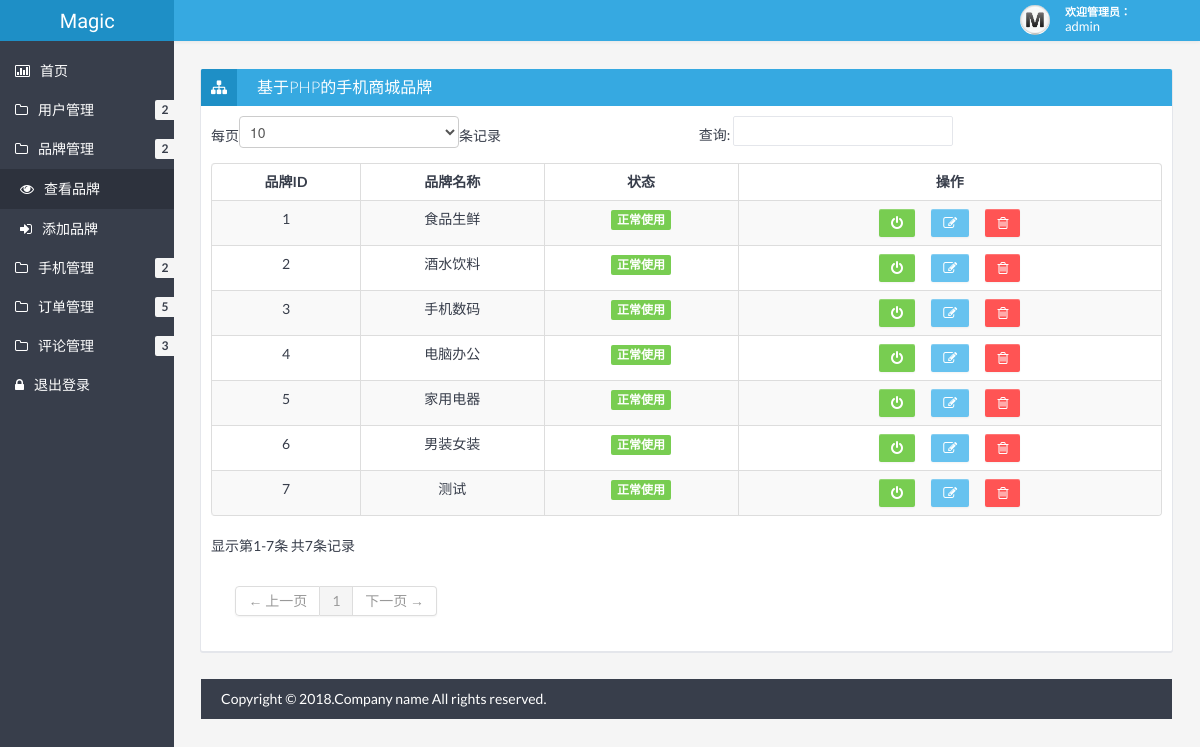
/admin/showCategory.php (signed in), run on an earlier commit of the app's database.
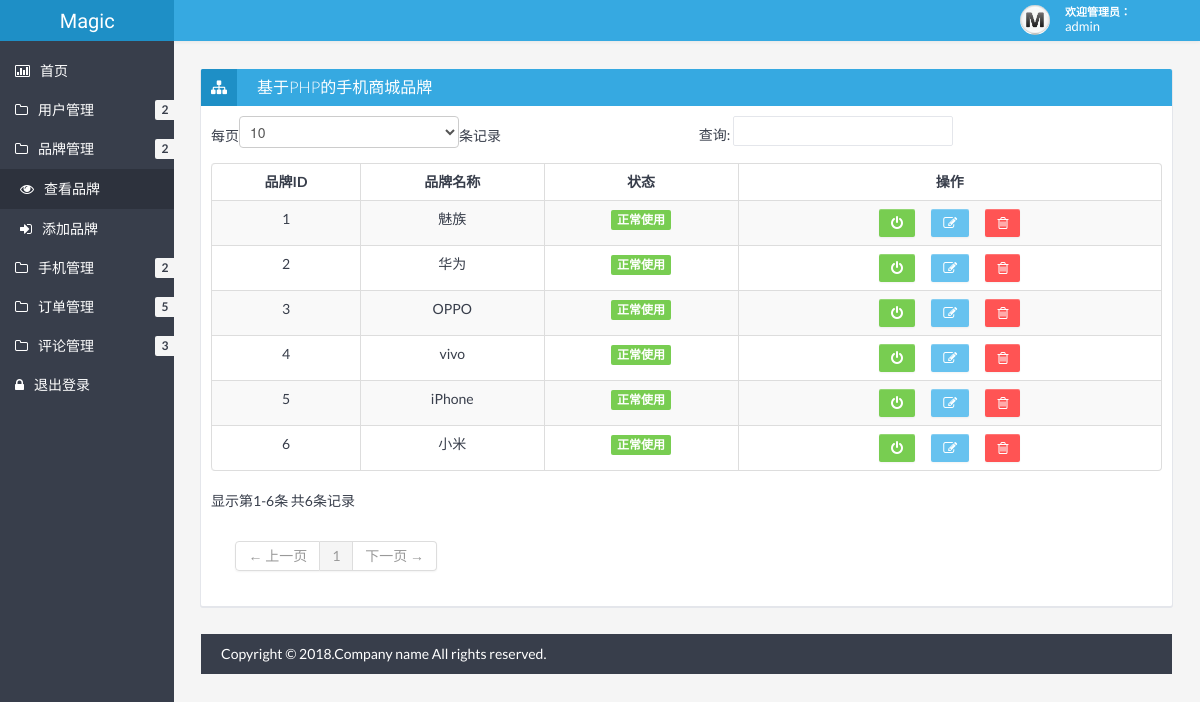
And on a later commit of the database.
### tables this page shows
CREATE TABLE `user` (
  `uid` int(11) NOT NULL AUTO_INCREMENT COMMENT '用户id',
  `uname` varchar(20) DEFAULT NULL COMMENT '用户名',
  `password` varchar(20) DEFAULT NULL COMMENT '密码',
  `phone` varchar(13) DEFAULT NULL COMMENT '手机号',
  `email` varchar(30) DEFAULT NULL COMMENT '邮箱',
  `state` tinyint(4) DEFAULT '1' COMMENT '状态',
  `level` tinyint(4) DEFAULT '0' COMMENT '权限',
  PRIMARY KEY (`uid`)
);

CREATE TABLE `category` (
  `cid` int(11) NOT NULL COMMENT '分类id',
  `cname` varchar(20) NOT NULL COMMENT '分类名称',
  `state` tinyint(1) NOT NULL COMMENT '分类状态',
  PRIMARY KEY (`cid`)
);

### admin/checkLogin.php (called while the page is built, shortened)
<?php
	if(!isset($_SESSION["uid"])){
		echo '<script language="javascript">location.href="login.php"</script>';
	}else{
		$uid = $_SESSION['uid'];
    	$sql = 'select * from user where uid='.$uid;
    	$res = mysql_query($sql);
    	$row = mysql_fetch_array($res);
    	$username = $row['uname'];
	}
?>

### admin/showCategory.php (the view, shortened to what this page needs)
<?php
include "checkLogin.php";
    $sql = 'select * from category';
    $res = mysql_query($sql);
    ?>
    <!DOCTYPE html>
    <html lang="en">
    <head>
    	<link href="css/bootstrap.min.css" rel="stylesheet" />
    	<link href="css/bootstrap-responsive.min.css" rel="stylesheet" />
    	<link href="css/style.min.css" rel="stylesheet" />
    	<link href="css/style-responsive.min.css" rel="stylesheet" />
    	<link href="css/retina.css" rel="stylesheet" />
	<meta http-equiv="Content-Type" content="text/html; charset=utf-8" /></head>
	<body>
		<?php include "header.php" ?>
		<div class="container-fluid-full">
		<div class="row-fluid">
		<?php include "banner.php" ?>
		<div id="content" class="span10">
		<div class="row-fluid">
		<div class="box span12">
		<div class="box-header" data-original-title="">
		<h2><i class="icon-sitemap"></i><span class="break"></span>基于PHP的手机商城品牌</h2>
		</div>
		<div class="box-content">
		<table class="table table-striped table-bordered bootstrap-datatable datatable">
		<thead>
		<tr>
		<th style="text-align:center;">品牌ID</th>
		<th style="text-align:center;">品牌名称</th>
		<th style="text-align:center;">状态</th>
		<th style="text-align:center;">操作</th>
		</tr>
		</thead>
		<tbody>
		<?php
		while ($row = mysql_fetch_assoc($res) ){
			if($row['state']==0){
				$tip="label-important";
				$state="已禁用";
			}else{
				$tip="label-success";
				$state="正常使用";
			}
			echo '
			<tr>
			<td style="text-align:center;" class="center">'.$row['cid'].'</td>
			<td style="text-align:center;" class="center">'.$row['cname'].'</td>
			<td style="text-align:center;" class="center">
			<span class="label '.$tip.'">'.$state.'</span>
			</td>
			<td style="text-align:center;" class="center">
			<a class="btn btn-success" href="showCategory.php?method=changeState&state='.$row['state'].'&cid='.$row['cid'].'">
			<i class="icon-off "></i>
			</a>&nbsp;&nbsp;&nbsp;&nbsp;&nbsp;
			<a class="btn btn-info" href="editCategory.php?cid='.$row['cid'].'">
			<i class="icon-edit "></i>
			</a>&nbsp;&nbsp;&nbsp;&nbsp;&nbsp;
			<a class="btn btn-danger" href="showCategory.php?method=del&cid='.$row['cid'].'">
			<i class="icon-trash "></i>
			</a>
			</td>
			</tr>
			';
		}?>
	</tbody>
</table>
</div>
</div>
</div>
<?php include "footer.php" ?>
</div>
</body>
</html>

### admin/header.php
<?php
	echo '
	<div class="navbar">
		<div class="navbar-inner">
			<div class="container-fluid">
				<a class="btn btn-navbar" data-toggle="collapse" data-target=".top-nav.nav-collapse,.sidebar-nav.nav-collapse">
					<span class="icon-bar"></span>
					<span class="icon-bar"></span>
					<span class="icon-bar"></span>
				</a>
				<div class="row-fluid">
				<a class="brand span2" href="index.php"><span>Magic</span></a>
				</div>
				<div class="nav-no-collapse header-nav">
					<ul class="nav pull-right">
						<li class="dropdown">
							<a class="btn account dropdown-toggle" data-toggle="dropdown" href="#">
								<div class="avatar"><img src="/php/admin/img/avatar.jpg" alt="Avatar" /></div>
								<div class="user">
									<span class="hello">欢迎管理员：&nbsp;&nbsp;&nbsp;&nbsp;&nbsp;&nbsp;&nbsp;&nbsp;&nbsp;</span>
									<span class="name">'.$username.'</span>
								</div>
							</a>
							<ul class="dropdown-menu">
								<li class="dropdown-menu-title">
								</li>
								<li><a href="login.php?method=del"><i class="icon-off"></i> 退出登录</a></li>
							</ul>
						</li>
					</ul>
				</div>
			</div>
		</div>
	</div>
	';
 ?>

### admin/banner.php (shortened to what this page needs)
<?php
	echo '
			<div id="sidebar-left" class="span2">
				<div class="nav-collapse sidebar-nav">
					<ul class="nav nav-tabs nav-stacked main-menu">
						<li><a href="index.php"><i class="icon-bar-chart"></i><span class="hidden-tablet">首页</span></a></li>
						<li>
							<a class="dropmenu" href="#"><i class="icon-folder-close-alt"></i>用户管理<span class="hidden-tablet"></span> <span class="label">2</span></a>
						</li>
						<li>
							<a class="dropmenu" href="#"><i class="icon-folder-close-alt"></i>品牌管理<span class="hidden-tablet"></span> <span class="label">2</span></a>
							<ul>
								<li><a class="submenu" href="showCategory.php"><i class="icon-eye-open"></i>查看品牌<span class="hidden-tablet"></span></a></li>
								<li><a class="submenu" href="editCategory.php"><i class="icon-signin"></i><span class="hidden-tablet">添加品牌</span></a></li>
							</ul>
						</li>
						<li>
							<a class="dropmenu" href="#"><i class="icon-folder-close-alt"></i>手机管理<span class="hidden-tablet"></span> <span class="label">2</span></a>
						</li>
						<li>
							<a class="dropmenu" href="#"><i class="icon-folder-close-alt"></i>订单管理<span class="hidden-tablet"></span> <span class="label">5</span></a>
						</li>
						<li>
							<a class="dropmenu" href="#"><i class="icon-folder-close-alt"></i>评论管理<span class="hidden-tablet"></span> <span class="label">3</span></a>
						</li>
						<li><a href="login.php?del"><i class="icon-lock"></i><span class="hidden-tablet">退出登录</span></a></li>
					</ul>
				</div>
			</div>
	';
 ?>

### admin/footer.php
<?php
	echo  '
		<footer>
			<p>
				<span style="text-align:left;float:left">Copyright &copy; 2018.Company name All rights reserved.</span>
			</p>
		</footer>
	';
?>

### admin/css/halflings.css (style rules this page uses)
html, html .halflings { -webkit-font-smoothing: antialiased !important; }

What changed in the data, as far as the page shows it:
removed category: cid "7", cname "测试", state "正常使用"
changed category id 1: cname "食品生鲜" → "魅族"; moves up the list
changed category id 2: cname "酒水饮料" → "华为"
changed category id 3: cname "手机数码" → "OPPO"
changed category id 4: cname "电脑办公" → "vivo"
changed category id 5: cname "家用电器" → "iPhone"
changed category id 6: cname "男装女装" → "小米"
Also different on the page:
text written by a page script: "每页 条记录 查询: 显示第1-7条 共7条记录 ← 上一页 1 下一页 →" → "每页 条记录 查询: 显示第1-6条 共6条记录 ← 上一页 1 下一页 →"
